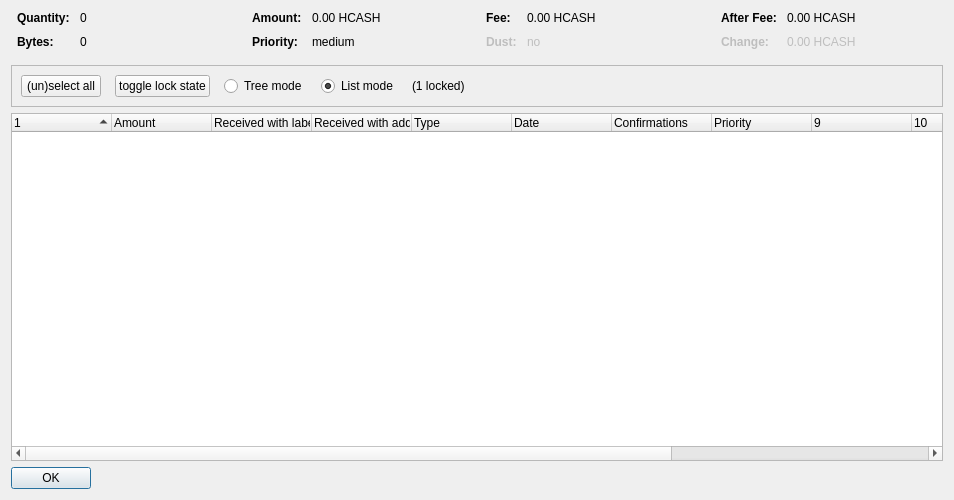
<?xml version="1.0" encoding="UTF-8"?>
<ui version="4.0">
 <class>CoinControlDialog</class>
 <widget class="QDialog" name="CoinControlDialog">
  <property name="geometry">
   <rect>
    <x>0</x>
    <y>0</y>
    <width>954</width>
    <height>500</height>
   </rect>
  </property>
  <property name="windowTitle">
   <string>Coin Selection</string>
  </property>
  <layout class="QVBoxLayout" name="verticalLayout">
   <item>
    <layout class="QHBoxLayout" name="horizontalLayoutTop" stretch="0,0,0,0">
     <property name="topMargin">
      <number>0</number>
     </property>
     <property name="bottomMargin">
      <number>10</number>
     </property>
     <item>
      <layout class="QFormLayout" name="formLayoutCoinControl1">
       <property name="horizontalSpacing">
        <number>10</number>
       </property>
       <property name="verticalSpacing">
        <number>10</number>
       </property>
       <property name="leftMargin">
        <number>6</number>
       </property>
       <property name="rightMargin">
        <number>6</number>
       </property>
       <item row="0" column="0">
        <widget class="QLabel" name="labelCoinControlQuantityText">
         <property name="font">
          <font>
           <weight>75</weight>
           <bold>true</bold>
          </font>
         </property>
         <property name="text">
          <string>Quantity:</string>
         </property>
        </widget>
       </item>
       <item row="0" column="1">
        <widget class="QLabel" name="labelCoinControlQuantity">
         <property name="cursor">
          <cursorShape>IBeamCursor</cursorShape>
         </property>
         <property name="contextMenuPolicy">
          <enum>Qt::ActionsContextMenu</enum>
         </property>
         <property name="text">
          <string notr="true">0</string>
         </property>
         <property name="textInteractionFlags">
          <set>Qt::LinksAccessibleByMouse|Qt::TextSelectableByKeyboard|Qt::TextSelectableByMouse</set>
         </property>
        </widget>
       </item>
       <item row="1" column="0">
        <widget class="QLabel" name="labelCoinControlBytesText">
         <property name="font">
          <font>
           <weight>75</weight>
           <bold>true</bold>
          </font>
         </property>
         <property name="text">
          <string>Bytes:</string>
         </property>
        </widget>
       </item>
       <item row="1" column="1">
        <widget class="QLabel" name="labelCoinControlBytes">
         <property name="cursor">
          <cursorShape>IBeamCursor</cursorShape>
         </property>
         <property name="contextMenuPolicy">
          <enum>Qt::ActionsContextMenu</enum>
         </property>
         <property name="text">
          <string notr="true">0</string>
         </property>
         <property name="textInteractionFlags">
          <set>Qt::LinksAccessibleByMouse|Qt::TextSelectableByKeyboard|Qt::TextSelectableByMouse</set>
         </property>
        </widget>
       </item>
      </layout>
     </item>
     <item>
      <layout class="QFormLayout" name="formLayoutCoinControl2">
       <property name="horizontalSpacing">
        <number>10</number>
       </property>
       <property name="verticalSpacing">
        <number>10</number>
       </property>
       <property name="leftMargin">
        <number>6</number>
       </property>
       <property name="rightMargin">
        <number>6</number>
       </property>
       <item row="0" column="0">
        <widget class="QLabel" name="labelCoinControlAmountText">
         <property name="font">
          <font>
           <weight>75</weight>
           <bold>true</bold>
          </font>
         </property>
         <property name="text">
          <string>Amount:</string>
         </property>
        </widget>
       </item>
       <item row="0" column="1">
        <widget class="QLabel" name="labelCoinControlAmount">
         <property name="cursor">
          <cursorShape>IBeamCursor</cursorShape>
         </property>
         <property name="contextMenuPolicy">
          <enum>Qt::ActionsContextMenu</enum>
         </property>
         <property name="text">
          <string notr="true">0.00 HCASH</string>
         </property>
         <property name="textInteractionFlags">
          <set>Qt::LinksAccessibleByMouse|Qt::TextSelectableByKeyboard|Qt::TextSelectableByMouse</set>
         </property>
        </widget>
       </item>
       <item row="1" column="0">
        <widget class="QLabel" name="labelCoinControlPriorityText">
         <property name="font">
          <font>
           <weight>75</weight>
           <bold>true</bold>
          </font>
         </property>
         <property name="text">
          <string>Priority:</string>
         </property>
        </widget>
       </item>
       <item row="1" column="1">
        <widget class="QLabel" name="labelCoinControlPriority">
         <property name="cursor">
          <cursorShape>IBeamCursor</cursorShape>
         </property>
         <property name="contextMenuPolicy">
          <enum>Qt::ActionsContextMenu</enum>
         </property>
         <property name="text">
          <string>medium</string>
         </property>
         <property name="textInteractionFlags">
          <set>Qt::LinksAccessibleByMouse|Qt::TextSelectableByKeyboard|Qt::TextSelectableByMouse</set>
         </property>
        </widget>
       </item>
      </layout>
     </item>
     <item>
      <layout class="QFormLayout" name="formLayoutCoinControl3">
       <property name="horizontalSpacing">
        <number>10</number>
       </property>
       <property name="verticalSpacing">
        <number>10</number>
       </property>
       <property name="leftMargin">
        <number>6</number>
       </property>
       <property name="rightMargin">
        <number>6</number>
       </property>
       <item row="0" column="0">
        <widget class="QLabel" name="labelCoinControlFeeText">
         <property name="font">
          <font>
           <weight>75</weight>
           <bold>true</bold>
          </font>
         </property>
         <property name="text">
          <string>Fee:</string>
         </property>
        </widget>
       </item>
       <item row="0" column="1">
        <widget class="QLabel" name="labelCoinControlFee">
         <property name="cursor">
          <cursorShape>IBeamCursor</cursorShape>
         </property>
         <property name="contextMenuPolicy">
          <enum>Qt::ActionsContextMenu</enum>
         </property>
         <property name="text">
          <string notr="true">0.00 HCASH</string>
         </property>
         <property name="textInteractionFlags">
          <set>Qt::LinksAccessibleByMouse|Qt::TextSelectableByKeyboard|Qt::TextSelectableByMouse</set>
         </property>
        </widget>
       </item>
       <item row="1" column="0">
        <widget class="QLabel" name="labelCoinControlLowOutputText">
         <property name="enabled">
          <bool>false</bool>
         </property>
         <property name="font">
          <font>
           <weight>75</weight>
           <bold>true</bold>
          </font>
         </property>
         <property name="text">
          <string>Dust:</string>
         </property>
        </widget>
       </item>
       <item row="1" column="1">
        <widget class="QLabel" name="labelCoinControlLowOutput">
         <property name="enabled">
          <bool>false</bool>
         </property>
         <property name="cursor">
          <cursorShape>IBeamCursor</cursorShape>
         </property>
         <property name="contextMenuPolicy">
          <enum>Qt::ActionsContextMenu</enum>
         </property>
         <property name="text">
          <string>no</string>
         </property>
         <property name="textInteractionFlags">
          <set>Qt::LinksAccessibleByMouse|Qt::TextSelectableByKeyboard|Qt::TextSelectableByMouse</set>
         </property>
        </widget>
       </item>
      </layout>
     </item>
     <item>
      <layout class="QFormLayout" name="formLayoutCoinControl4">
       <property name="horizontalSpacing">
        <number>10</number>
       </property>
       <property name="verticalSpacing">
        <number>10</number>
       </property>
       <property name="leftMargin">
        <number>6</number>
       </property>
       <property name="rightMargin">
        <number>6</number>
       </property>
       <item row="0" column="0">
        <widget class="QLabel" name="labelCoinControlAfterFeeText">
         <property name="font">
          <font>
           <weight>75</weight>
           <bold>true</bold>
          </font>
         </property>
         <property name="text">
          <string>After Fee:</string>
         </property>
        </widget>
       </item>
       <item row="0" column="1">
        <widget class="QLabel" name="labelCoinControlAfterFee">
         <property name="cursor">
          <cursorShape>IBeamCursor</cursorShape>
         </property>
         <property name="contextMenuPolicy">
          <enum>Qt::ActionsContextMenu</enum>
         </property>
         <property name="text">
          <string notr="true">0.00 HCASH</string>
         </property>
         <property name="textInteractionFlags">
          <set>Qt::LinksAccessibleByMouse|Qt::TextSelectableByKeyboard|Qt::TextSelectableByMouse</set>
         </property>
        </widget>
       </item>
       <item row="1" column="0">
        <widget class="QLabel" name="labelCoinControlChangeText">
         <property name="enabled">
          <bool>false</bool>
         </property>
         <property name="font">
          <font>
           <weight>75</weight>
           <bold>true</bold>
          </font>
         </property>
         <property name="text">
          <string>Change:</string>
         </property>
        </widget>
       </item>
       <item row="1" column="1">
        <widget class="QLabel" name="labelCoinControlChange">
         <property name="enabled">
          <bool>false</bool>
         </property>
         <property name="cursor">
          <cursorShape>IBeamCursor</cursorShape>
         </property>
         <property name="contextMenuPolicy">
          <enum>Qt::ActionsContextMenu</enum>
         </property>
         <property name="text">
          <string notr="true">0.00 HCASH</string>
         </property>
         <property name="textInteractionFlags">
          <set>Qt::LinksAccessibleByMouse|Qt::TextSelectableByKeyboard|Qt::TextSelectableByMouse</set>
         </property>
        </widget>
       </item>
      </layout>
     </item>
    </layout>
   </item>
   <item>
    <widget class="QFrame" name="frame">
     <property name="minimumSize">
      <size>
       <width>0</width>
       <height>40</height>
      </size>
     </property>
     <property name="frameShape">
      <enum>QFrame::StyledPanel</enum>
     </property>
     <property name="frameShadow">
      <enum>QFrame::Sunken</enum>
     </property>
     <layout class="QHBoxLayout" name="horizontalLayout">
      <item>
       <layout class="QHBoxLayout" name="horizontalLayoutPanel" stretch="0,0,0,0,0,0">
        <property name="spacing">
         <number>14</number>
        </property>
        <item>
         <widget class="QPushButton" name="pushButtonSelectAll">
          <property name="sizePolicy">
           <sizepolicy hsizetype="Maximum" vsizetype="Fixed">
            <horstretch>0</horstretch>
            <verstretch>0</verstretch>
           </sizepolicy>
          </property>
          <property name="text">
           <string>(un)select all</string>
          </property>
          <property name="autoDefault">
           <bool>false</bool>
          </property>
         </widget>
        </item>
        <item>
         <widget class="QPushButton" name="pushButtonToggleLock">
          <property name="sizePolicy">
           <sizepolicy hsizetype="Maximum" vsizetype="Fixed">
            <horstretch>0</horstretch>
            <verstretch>0</verstretch>
           </sizepolicy>
          </property>
          <property name="text">
           <string>toggle lock state</string>
          </property>
          <property name="autoDefault">
           <bool>false</bool>
          </property>
         </widget>
        </item>
        <item>
         <widget class="QRadioButton" name="radioTreeMode">
          <property name="sizePolicy">
           <sizepolicy hsizetype="Maximum" vsizetype="Fixed">
            <horstretch>0</horstretch>
            <verstretch>0</verstretch>
           </sizepolicy>
          </property>
          <property name="text">
           <string>Tree mode</string>
          </property>
         </widget>
        </item>
        <item>
         <widget class="QRadioButton" name="radioListMode">
          <property name="sizePolicy">
           <sizepolicy hsizetype="Maximum" vsizetype="Fixed">
            <horstretch>0</horstretch>
            <verstretch>0</verstretch>
           </sizepolicy>
          </property>
          <property name="text">
           <string>List mode</string>
          </property>
          <property name="checked">
           <bool>true</bool>
          </property>
         </widget>
        </item>
        <item>
         <widget class="QLabel" name="labelLocked">
          <property name="text">
           <string>(1 locked)</string>
          </property>
         </widget>
        </item>
        <item>
         <spacer name="horizontalSpacer">
          <property name="orientation">
           <enum>Qt::Horizontal</enum>
          </property>
          <property name="sizeHint" stdset="0">
           <size>
            <width>40</width>
            <height>20</height>
           </size>
          </property>
         </spacer>
        </item>
       </layout>
      </item>
     </layout>
    </widget>
   </item>
   <item>
    <widget class="CoinControlTreeWidget" name="treeWidget">
     <property name="contextMenuPolicy">
      <enum>Qt::CustomContextMenu</enum>
     </property>
     <property name="sortingEnabled">
      <bool>false</bool>
     </property>
     <property name="columnCount">
      <number>13</number>
     </property>
     <attribute name="headerShowSortIndicator" stdset="0">
      <bool>true</bool>
     </attribute>
     <attribute name="headerStretchLastSection">
      <bool>false</bool>
     </attribute>
     <column>
      <property name="text">
       <string/>
      </property>
     </column>
     <column>
      <property name="text">
       <string>Amount</string>
      </property>
     </column>
     <column>
      <property name="text">
       <string>Received with label</string>
      </property>
     </column>
     <column>
      <property name="text">
       <string>Received with address</string>
      </property>
     </column>
     <column>
      <property name="text">
	<string>Type</string>
      </property>
     </column>
     <column>
      <property name="text">	 
       <string>Date</string>
      </property>
     </column>
     <column>
      <property name="text">
       <string>Confirmations</string>
      </property>
      <property name="toolTip">
       <string>Confirmed</string>
      </property>
     </column>
     <column>
      <property name="text">
       <string>Priority</string>
      </property>
     </column>
     <column>
      <property name="text">
       <string/>
      </property>
     </column>
     <column>
      <property name="text">
       <string/>
      </property>
     </column>
     <column>
      <property name="text">
       <string/>
      </property>
     </column>
     <column>
      <property name="text">
       <string/>
      </property>
     </column>
     <column>
      <property name="text">
       <string/>
      </property>
     </column>
    </widget>
   </item>
   <item>
    <widget class="QDialogButtonBox" name="buttonBox">
     <property name="sizePolicy">
      <sizepolicy hsizetype="Maximum" vsizetype="Fixed">
       <horstretch>0</horstretch>
       <verstretch>0</verstretch>
      </sizepolicy>
     </property>
     <property name="orientation">
      <enum>Qt::Horizontal</enum>
     </property>
     <property name="standardButtons">
      <set>QDialogButtonBox::Ok</set>
     </property>
    </widget>
   </item>
  </layout>
 </widget>
 <customwidgets>
  <customwidget>
   <class>CoinControlTreeWidget</class>
   <extends>QTreeWidget</extends>
   <header>coincontroltreewidget.h</header>
  </customwidget>
 </customwidgets>
 <resources/>
 <connections/>
</ui>
